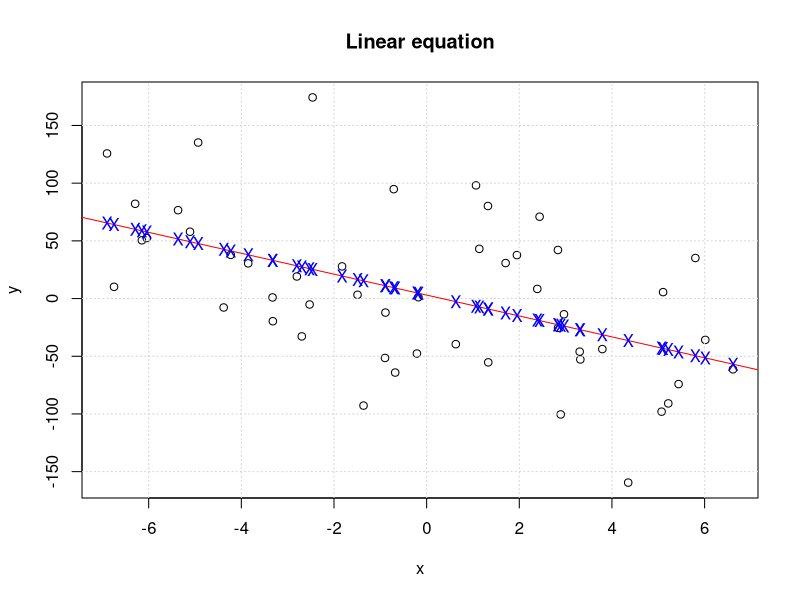
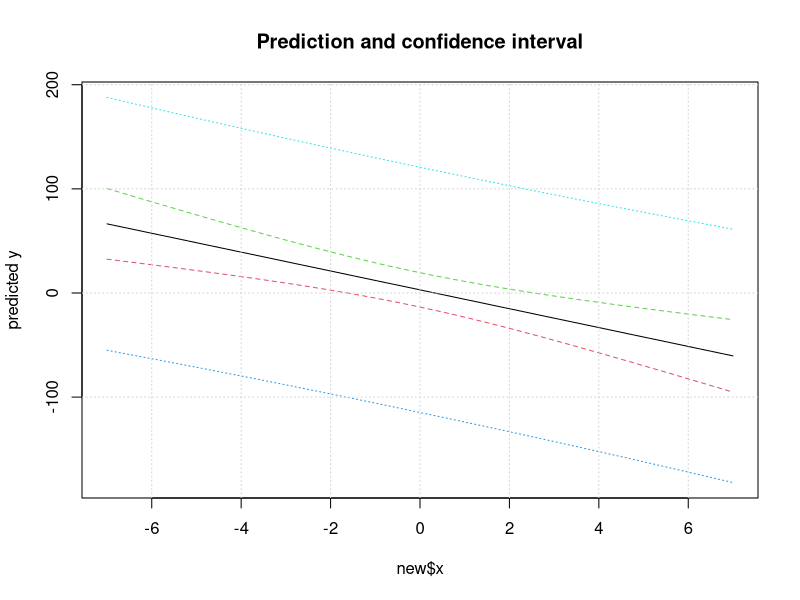
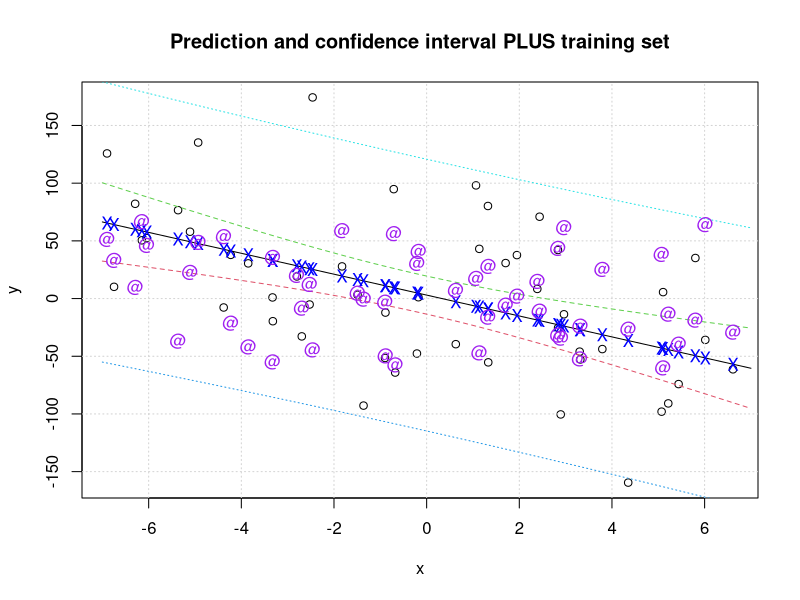

These charts were generated, in order, by the following R code:
# Defining the equation
x = runif(50,-7,7)
y = 5 - 6*x + rnorm(50, 0,50)
# Ploting the equation
plot(x,y)
title('Linear equation')
grid()
# Linear model
L = lm(y~x)
summary(L)
# the output is the coefficienties: (Intercept -> a0hat)/ (x -> a1hat)

# L$coefficients: exact values
L$coefficients
abline(L,col='red')

# Help in R
#help(predict.lm)

# Prediction of y_hat associated to the training sample
# Prediction associated to a new observaton
#predict(L)
# Inserting the prediction points into the graph (blue X)
points(x,predict(L),pch='X',col='blue')

# Creating new data set
new = data.frame(x = seq(-7,7,length.out = 50))
# Obtaining the confidence interval and prediction
# The prediction always require a new data set (new observation)
pred.w.plim <- predict(L, new, interval = "prediction")
# The confidence does not always require a new data set E[y]
pred.w.clim <- predict(L, new, interval = "confidence")
matplot(new$x, cbind(pred.w.clim, pred.w.plim[,-1]), lty = c(1,2,2,3,3), type = "l", ylab = "predicted y")
title('Prediction and confidence interval')
grid()
# Plotting individually (just replace plim or clim)
#matplot(new$x, pred.w.plim, lty = c(1,2,2,3,3), type = "l", ylab = "predicted y")
#grid()

# Plotting all together
# Training data set
plot(x,y)
grid()
title('Prediction and confidence interval PLUS training set')
# Confidence levels in prediction and E[y]
matlines(new$x, cbind(pred.w.clim, pred.w.plim[,-1]), lty = c(1,2,2,3,3), type = "l", ylab = "predicted y")
# Plotting the linear model with the training set (E[y])
points(x,predict(L),pch='X',col='blue')
# Plotting the prediction with a new data set (prediction)
points(x,predict(L,new),pch='@',col='purple')
print('Summary of prediction with testing data')
summary(predict(L,new))

print('Exercise 2 - Multivariable linear problem')
A = matrix(0,nrow = 50,ncol = 50)
A[,1] = rexp(50,0.4)
A[,2] = rnorm(50,3,0.5)
A[,3] = rpois(50,0.8)
A[,4] = runif(50,-5,3)

y = 3 + 2*A[,1] - 5*A[,2] + 7*A[4] + rnorm(50)
L1 = lm(y~.,data=as.data.frame(A))
L1
summary(L1)

# = cbind(rep(1,50),A)

# rank = 5
# From the output: F statistic: 4773 on 4 (rank -1) and (n - rank)

